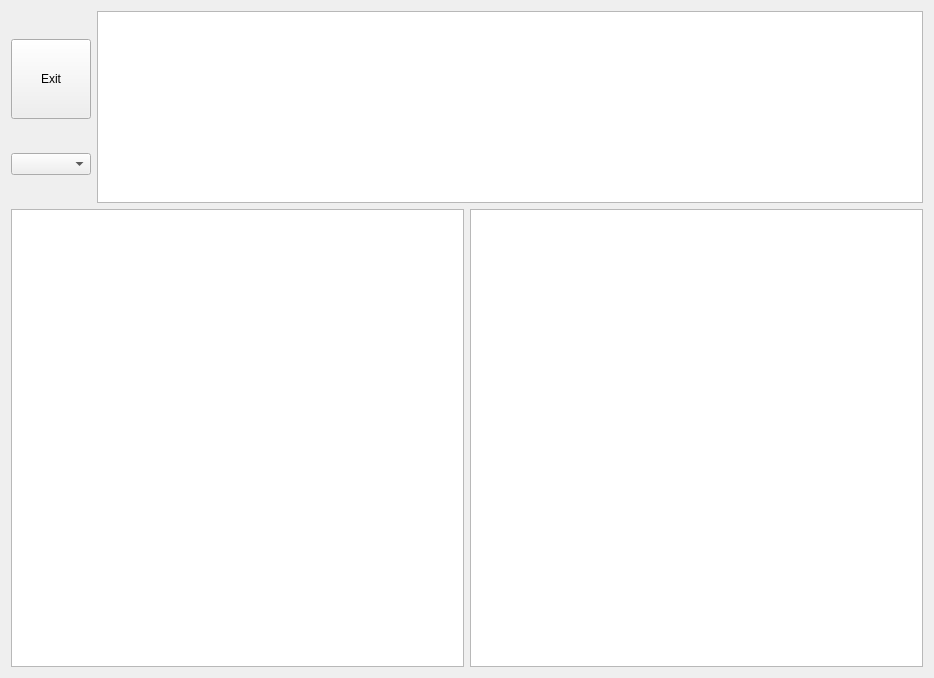
<?xml version="1.0" encoding="UTF-8"?>
<ui version="4.0">
 <class>Widget</class>
 <widget class="QWidget" name="Widget">
  <property name="geometry">
   <rect>
    <x>0</x>
    <y>0</y>
    <width>934</width>
    <height>678</height>
   </rect>
  </property>
  <property name="windowTitle">
   <string>Widget</string>
  </property>
  <layout class="QGridLayout" name="gridLayout">
   <item row="0" column="0">
    <layout class="QVBoxLayout" name="verticalLayout">
     <item>
      <widget class="QPushButton" name="exitButton">
       <property name="sizePolicy">
        <sizepolicy hsizetype="Maximum" vsizetype="Maximum">
         <horstretch>0</horstretch>
         <verstretch>0</verstretch>
        </sizepolicy>
       </property>
       <property name="minimumSize">
        <size>
         <width>80</width>
         <height>80</height>
        </size>
       </property>
       <property name="text">
        <string>Exit</string>
       </property>
      </widget>
     </item>
     <item>
      <widget class="QComboBox" name="robotSelect"/>
     </item>
    </layout>
   </item>
   <item row="0" column="1">
    <widget class="QTextEdit" name="textEdit">
     <property name="sizePolicy">
      <sizepolicy hsizetype="Expanding" vsizetype="Fixed">
       <horstretch>0</horstretch>
       <verstretch>0</verstretch>
      </sizepolicy>
     </property>
     <property name="font">
      <font>
       <family>FreeMono</family>
       <pointsize>8</pointsize>
      </font>
     </property>
    </widget>
   </item>
   <item row="1" column="0" colspan="2">
    <layout class="QHBoxLayout" name="horizontalLayout_2">
     <item>
      <widget class="QGraphicsView" name="camView">
       <property name="baseSize">
        <size>
         <width>600</width>
         <height>450</height>
        </size>
       </property>
      </widget>
     </item>
     <item>
      <widget class="QGraphicsView" name="topView"/>
     </item>
    </layout>
   </item>
  </layout>
 </widget>
 <resources/>
 <connections/>
</ui>
